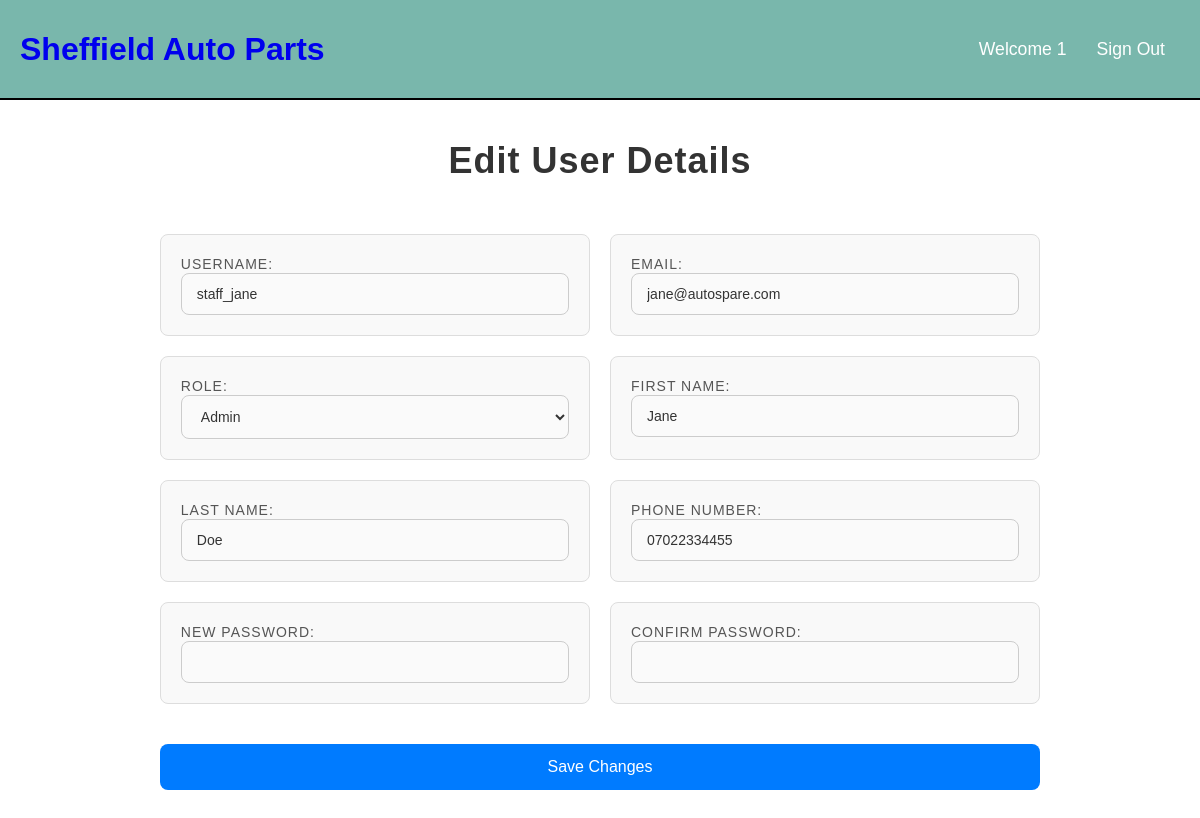
Screenshot of /manage_users.php?user_id=1000002 (signed in) with the database file from the repository.
### tables this page shows
CREATE TABLE `users` (
  `user_id` int(11) NOT NULL,
  `username` varchar(50) NOT NULL,
  `password` varchar(255) NOT NULL,
  `email` varchar(99) NOT NULL,
  `role` varchar(20) NOT NULL,
  `active` tinyint(1) DEFAULT 1
);

CREATE TABLE `user_details` (
  `user_detail_id` int(11) NOT NULL,
  `user_id` int(11) NOT NULL,
  `first_name` varchar(50) NOT NULL,
  `last_name` varchar(50) NOT NULL,
  `phone_number` varchar(15) NOT NULL
);

### include/functions.php (called while the page is built, shortened)
<?php
function check_login($con){
  if(isset($_SESSION['user_id'])){
    $users_id = $_SESSION['user_id'];
    $check_login_query = "SELECT * FROM users WHERE user_id = '$users_id'";
    $logged_in_result = mysqli_query($con,$check_login_query);
    if($logged_in_result && mysqli_num_rows($logged_in_result) === 1){
      $user_data = mysqli_fetch_assoc($logged_in_result);
      return $user_data;
    }
  }
}
?>

### include/init.php (called while the page is built, shortened)
<?php
include('include/connection.php');
include('include/functions.php');
$user_data = check_login($con);
?>

### manage_users.php (the view, shortened to what this page needs)
<?php
include('include/init.php');
$user_id = isset($_GET['user_id']) ? $_GET['user_id'] : 0;
$sql = "SELECT users.*, user_details.* FROM users
        LEFT JOIN user_details ON users.user_id = user_details.user_id
        WHERE users.user_id = ?";
$stmt = $con->prepare($sql);
$stmt->bind_param('i', $user_id);
$stmt->execute();
$result = $stmt->get_result();
if ($result->num_rows == 1) {
    $user = $result->fetch_assoc();
} else {
    die("User not found.");
}
?>
<!DOCTYPE html>
<html lang="en">
<head>
    <link rel="stylesheet" href="style/user.css">
    <link rel="stylesheet" href="style/base.css">
</head>
<body>
    <?php include('include/header.php'); ?>
    <h2 class="page-title">Edit User Details</h2>
    <div class="page-container">
        <form action="manage_users.php?user_id=<?php echo htmlspecialchars($user['user_id']); ?>" method="POST" class="manage-user-form">
            <div class="form-box">
                <label for="username">Username:</label>
                <input type="text" id="username" name="username" value="<?php echo htmlspecialchars($user['username']); ?>" required>
            </div>
            <div class="form-box">
                <label for="email">Email:</label>
                <input type="email" id="email" name="email" value="<?php echo htmlspecialchars($user['email']); ?>" required>
            </div>
            <div class="form-box">
                <label for="role">Role:</label>
                <select id="role" name="role" required>
                    <option value="Admin" <?php echo ($user['role'] === 'Admin' ? 'selected' : ''); ?>>Admin</option>
                </select>
            </div>
            <div class="form-box">
                <label for="first_name">First Name:</label>
                <input type="text" id="first_name" name="first_name" value="<?php echo htmlspecialchars($user['first_name']); ?>" required>
            </div>
            <div class="form-box">
                <label for="last_name">Last Name:</label>
                <input type="text" id="last_name" name="last_name" value="<?php echo htmlspecialchars($user['last_name']); ?>" required>
            </div>
            <div class="form-box">
                <label for="phone_number">Phone Number:</label>
                <input type="text" id="phone_number" name="phone_number" value="<?php echo htmlspecialchars($user['phone_number']); ?>" required>
            </div>
            <div class="form-box">
                <label for="new_password">New Password:</label>
                <input type="password" id="new_password" name="new_password">
            </div>
            <div class="form-box">
                <label for="confirm_password">Confirm Password:</label>
                <input type="password" id="confirm_password" name="confirm_password">
            </div>
            <button type="submit">Save Changes</button>
        </form>
    </div>
</body>
</html>

### include/header.php
<link rel="stylesheet" href="style/header.css">
<header>
  <div class="logo">
  <h1 class="logo-text">
    <a href="home.php">
      <span>Sheffield</span> Auto Parts
    </a>
  </h1>
</div>
<ul class="navbar">
  <li><a href="home.php">Welcome <?php echo htmlspecialchars($user_data['username']); ?></a></li>
  <li><a href="logout.php">Sign Out</a></li>
</ul>
</header>

### style/user.css (style rules this page uses)
.page-title { font-size: 36px; font-weight: 700; color: #333; text-align: center; margin-top: 40px; margin-bottom: 40px; letter-spacing: 1px; }
.manage-user-form { display: grid; gap: 20px; grid-template-columns: repeat(2, 1fr); grid-template-rows: auto; max-width: 100%; }
.manage-user-form .form-box { background-color: #f9f9f9; padding: 20px; border-radius: 8px; border: 1px solid #ddd; box-sizing: border-box; transition: background-color 0.3s ease; }
.manage-user-form label { font-size: 14px; color: #555; font-weight: 500; margin-bottom: 8px; text-transform: uppercase; letter-spacing: 1px; }
.manage-user-form input[type="text"], .manage-user-form input[type="email"], .manage-user-form input[type="password"], .manage-user-form select { padding: 12px 15px; border-radius: 8px; border: 1px solid #ccc; font-size: 14px; color: #333; background-color: #fafafa; transition: border-color 0.3s ease; width: 100%; }
.manage-user-form button { grid-column: span 2; padding: 14px 30px; background-color: #007bff; color: white; border: none; border-radius: 8px; font-size: 16px; cursor: pointer; transition: background-color 0.3s ease; text-align: center; margin-top: 20px; margin-bottom: 20px; }
input[type="text"], input[type="email"], input[type="password"], select { background-color: #fafafa; border: 1px solid #ddd; transition: background-color 0.3s ease; }

### style/base.css (style rules this page uses)
* { font-family:'Poppins', sans-serif; margin:0; padding:0; box-sizing: border-box; text-decoration: none; }
.page-container { min-height: 75vh; width: 100%; background-position: center; background-size: cover; position: relative; display: flex; margin: 0 auto; padding-top: 0px; justify-content: center; align-items: center; }

### style/header.css (style rules this page uses)
header { background: #79B7AC; height: 100px; display: flex; justify-content: space-between; align-items: center; border-bottom: 2px solid black; color: white; padding: 0 20px; }
header .logo { max-height: 80px; display: flex; align-items: center; }
header .navbar { display: flex; align-items: center; }
header ul { margin: 20; padding: 20; list-style: none; display: flex; }
header ul li { position: relative; }
header ul li a { display: block; padding: 20px 15px; font-size: 1.1em; color: inherit; text-decoration: none; border-radius: 4px; }

### rows the page displays
users: username "1"
user_details: username "staff_jane", email "jane@autospare.com", first_name "Jane", last_name "Doe", phone_number "07022334455"
users: role "Admin"
